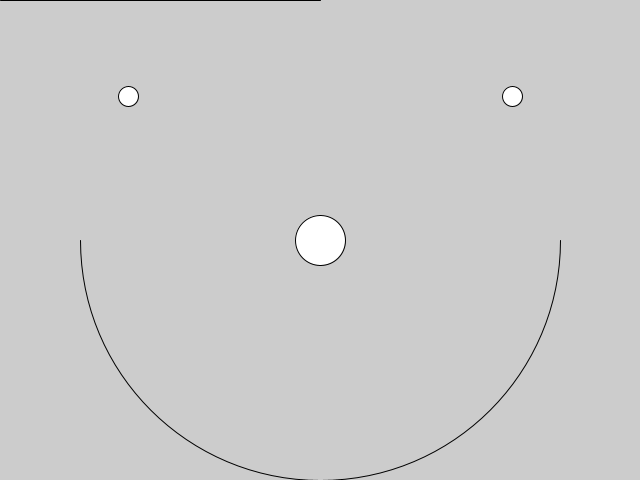
Frame 1 (no input)
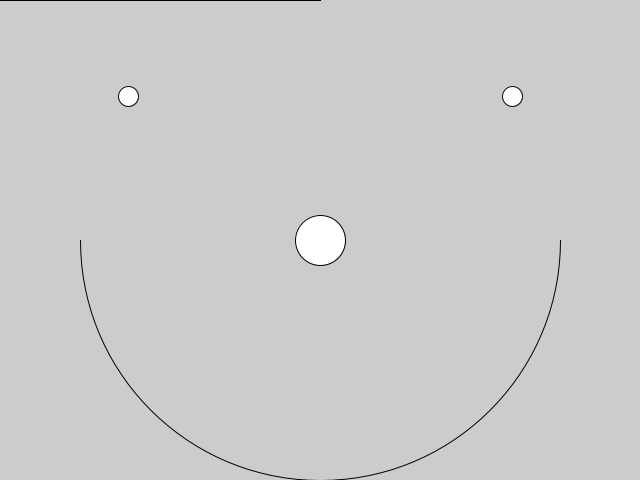
Frame 60 (the mouse pressed at the canvas centre just before this capture)
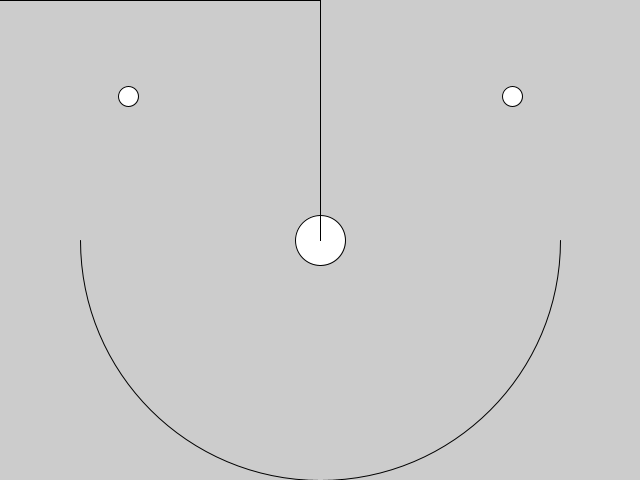
Frame 120 (the mouse held since frame 60 and released just before this capture)

The Processing sketch that drew these frames (run headless with seeded random() and noise(); from frame 60 on, the mouse is pressed at the canvas centre):

// Processing sketch: sketch_hair
// ── sketch_hair.pde
float centerX,centerY;

void setup(){
  size (640,480);
  centerX = width/2;
  centerY = height/2;
  
  //nose
  ellipse (centerX,centerY,50,50);
  
  //eyes
  ellipse (centerX/2.5,centerY/2.5,20,20);
  ellipse (640-centerX/2.5,centerY/2.5,20,20);
  
  //mouth
  noFill();
  arc(centerX, centerY, height, height, 0 ,PI);
  
}

void draw(){
  line(centerX,0,mouseX,mouseY);
  
  
  
}
